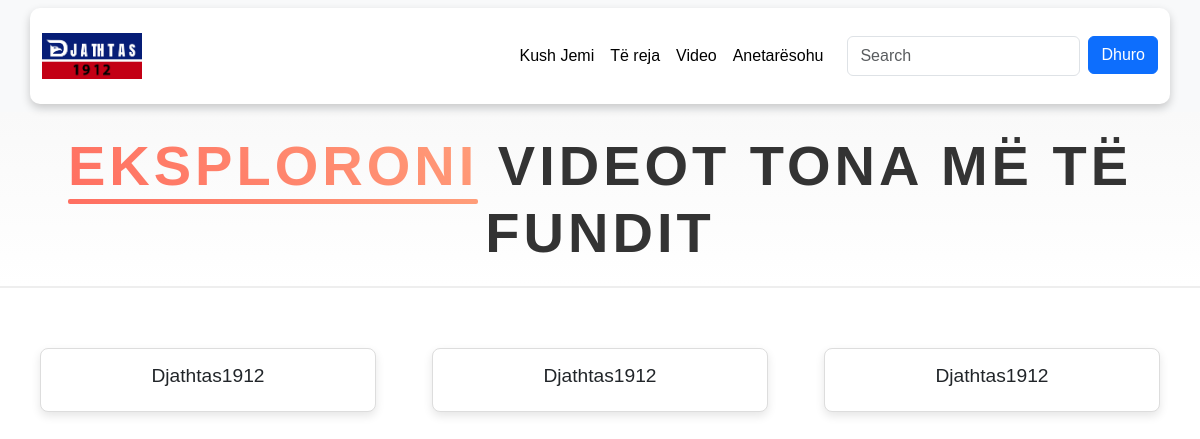
The page /video/ on the database as committed earlier.
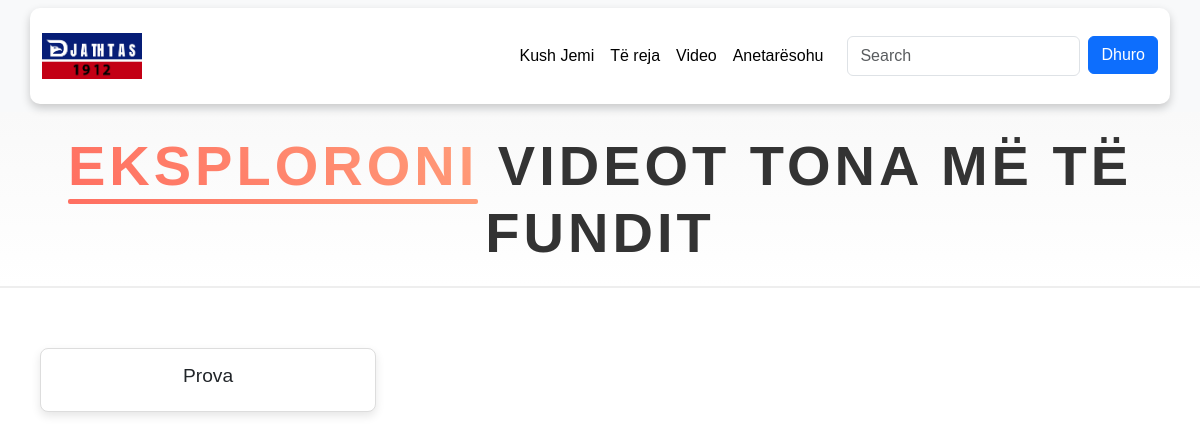
The same page on the database as committed later.
### djathtasApp/models.py (models this page shows, shortened)
class Video(models.Model):
    name = models.CharField(max_length=50)
    url = EmbedVideoField( blank=True,null=True)
    published_at = models.DateTimeField(default=timezone.now)
    class Meta:
        ordering = ['-published_at']

### djathtasApp/views.py (the view)
# urls.py: path("video/",views.video,name="video"),
def video(request):
    video_upload = Video.objects.all()
    context = {"video_upload": video_upload}
    return render(request, "video.html", context)

### djathtasApp/templates/video.html (shortened to what this page needs)
<!DOCTYPE html>
{% extends "base/index.html" %}
{% load static %}
{% load embed_video_tags %}
{% block content %}
<div class="title-section">
    <h1 class="page-title">
        <span class="text-highlight">Eksploroni </span> videot tona më të fundit
    </h1>
</div>
<div class="video-section">
    <div class="video-container">
        {% for video in video_upload %}
            <div class="video-card">
                <h3>{{ video.name }}</h3>
            </div>
        {% endfor %}
    </div>
</div>
{% endblock %}

### djathtasApp/templates/base/index.html (shortened to what this page needs)
<!DOCTYPE html>
{% load static %}
<html lang="en">
<head>
  <link rel="stylesheet" href="{% static 'css/style.css' %}">
  <link href="https://cdn.jsdelivr.net/npm/bootstrap@5.3.0/dist/css/bootstrap.min.css" rel="stylesheet">
  <link rel="stylesheet" href="https://cdnjs.cloudflare.com/ajax/libs/font-awesome/6.6.0/css/all.min.css">
</head>
<body>
    {% include 'base/navbar.html' %}
    {% block content %}
    {% endblock content %}
</body>
</html>

### djathtasApp/templates/base/navbar.html (shortened to what this page needs)
{% load static %}
<nav class="navbar navbar-expand-lg bg-body-tertiary">
    <div class="container">
      <a class="navbar-brand"  href="{% url 'home' %}"><img src="{% static 'img/logo_site_final.jpg' %}" alt=""></a>
      <div class="collapse navbar-collapse justify-content-end" id="navbarSupportedContent">
        <ul class="navbar-nav mb-2 mb-lg-0">
              <li class="nav-item">
                <a class="nav-link active" aria-current="page" href="{% url 'aboutus' %}">Kush Jemi</a>
              </li>
              <li class="nav-item">
                <a class="nav-link active" aria-current="page" href="{% url 'artikujtinfomues' %}">Të reja</a>
              </li>
          <li class="nav-item">
            <a class="nav-link active" aria-current="page" href="{% url 'video' %}">Video</a>
          </li>
          <li class="nav-item">
            <a class="nav-link active" aria-current="page" href="{% url 'anetarsimi' %}">Anetarësohu</a>
          </li>
          <form class="d-flex ms-3" role="search">
          <input class="form-control me-2" type="search" placeholder="Search" aria-label="Search">
        </form>
          <li class="nav-item">
           <a href="#"> <button type="button" class="btn btn-primary">Dhuro</button></a>
          </li>
        </ul>
      </div>
    </div>
  </nav>

### djathtasApp/static/css/style.css (style rules this page uses)
.navbar-brand img { width: 100px; }
* { margin: 0; padding: 0; box-sizing: border-box; font-family: Arial, sans-serif; }
.title-section { text-align: center; margin-bottom: 40px; padding: 20px; background: linear-gradient(to bottom, #f9f9f9, #fff); border-bottom: 2px solid #eee; animation: fadeInTitle 2s ease-out; }
.page-title { font-size: 3.5em; font-weight: 700; margin: 0; text-transform: uppercase; position: relative; display: inline-block; letter-spacing: 4px; color: #333; }
.page-title .text-highlight { display: inline-block; background: linear-gradient(45deg, #ff6f61, #ff856d, #ff9d79); background-clip: text; -webkit-background-clip: text; -moz-background-clip: text; -o-background-clip: text; -ms-background-clip: text; -webkit-text-fill-color: transparent; color: transparent; animation: colorShift 4s ease infinite; position: relative; }
.page-title .text-highlight::after { content: ''; position: absolute; left: 0; bottom: -5px; width: 100%; height: 5px; background: linear-gradient(90deg, #ff6f61, #ff856d, #ff9d79); border-radius: 2px; animation: underlineSlide 3s ease-in-out infinite; }
.video-section { margin: 20px; padding: 20px; }
.video-container { display: flex; flex-wrap: wrap; justify-content: space-between; gap: 20px; }
.video-card { background-color: #fff; border: 1px solid #ddd; border-radius: 8px; overflow: hidden; width: 30%; box-shadow: 0 4px 10px rgba(0, 0, 0, 0.1); transition: transform 0.3s ease, box-shadow 0.3s ease; }
.video-card h3 { padding: 15px; font-size: 1.2em; text-align: center; }
.container { max-width: 1200px; margin: auto; padding: 20px; background: white; border-radius: 10px; box-shadow: 0 4px 10px rgba(0, 0, 0, 0.2); }

Rows that differ between the two databases and show on the page:
removed Video: name "Djathtas1912"
removed Video: name "Djathtas1912"
removed Video: name "Djathtas1912"
added Video: name "Prova"
